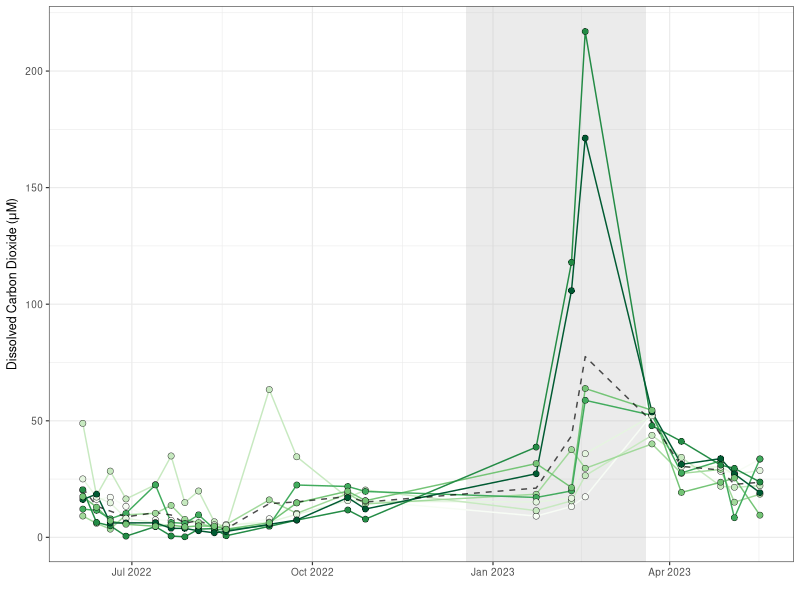
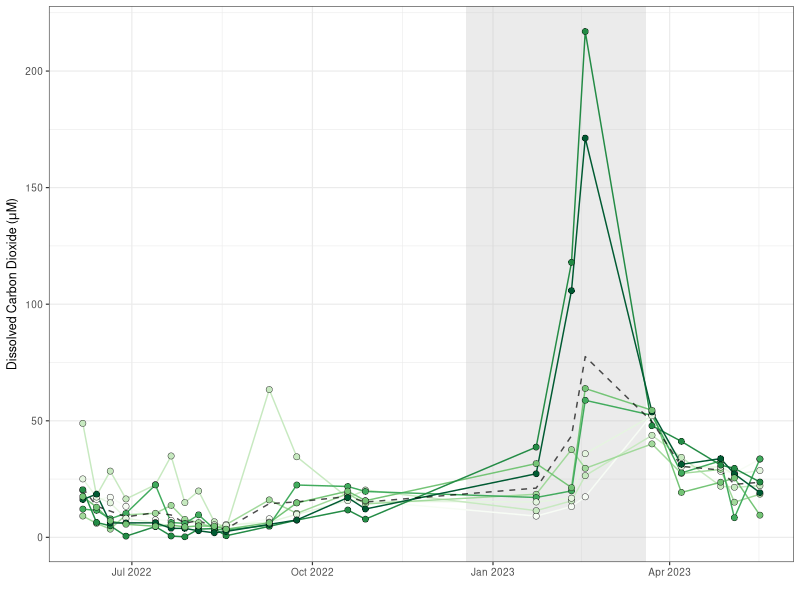

The R script that drew these images, in order:
library(tidyverse)
library(patchwork)

macrophyte<- read_csv("data/map/crosswalk_biomass.csv")
co2_dissolved<- read_csv("data/co2_dissolved_use.csv")|>
  left_join(macrophyte, by = c("site"))
#Carbon dioxide
ggplot()+
  geom_rect(aes(xmin = as.Date("2022-12-18"), xmax = as.Date("2023-03-20"), ymin = -Inf, ymax = Inf), fill = "gray", alpha = 0.3)+
  geom_line(data = co2_dissolved, aes(x = date, y = CO2_mean, color = as.factor(biomass)), show.legend = FALSE)+
  geom_line(data = co2_dissolved, aes(x = date, y = total_mean_co2), linetype = "dashed", alpha = 0.7)+
  geom_point(data = co2_dissolved, aes(x = date, y = CO2_mean, fill = as.factor(biomass)), 
             shape = 21, size = 2, stroke = 0.2, show.legend = FALSE)+
  scale_fill_brewer(palette = "Greens")+
  scale_color_brewer(palette = "Greens")+
  ylab(expression(paste('Dissolved Carbon Dioxide (',mu,'M)')))+
  xlab("")+
  theme_bw(base_size = 9)

ggsave(filename = 'figures/Figure5.png',width = 6,height = 3,units = 'in', dpi = 500)
 
